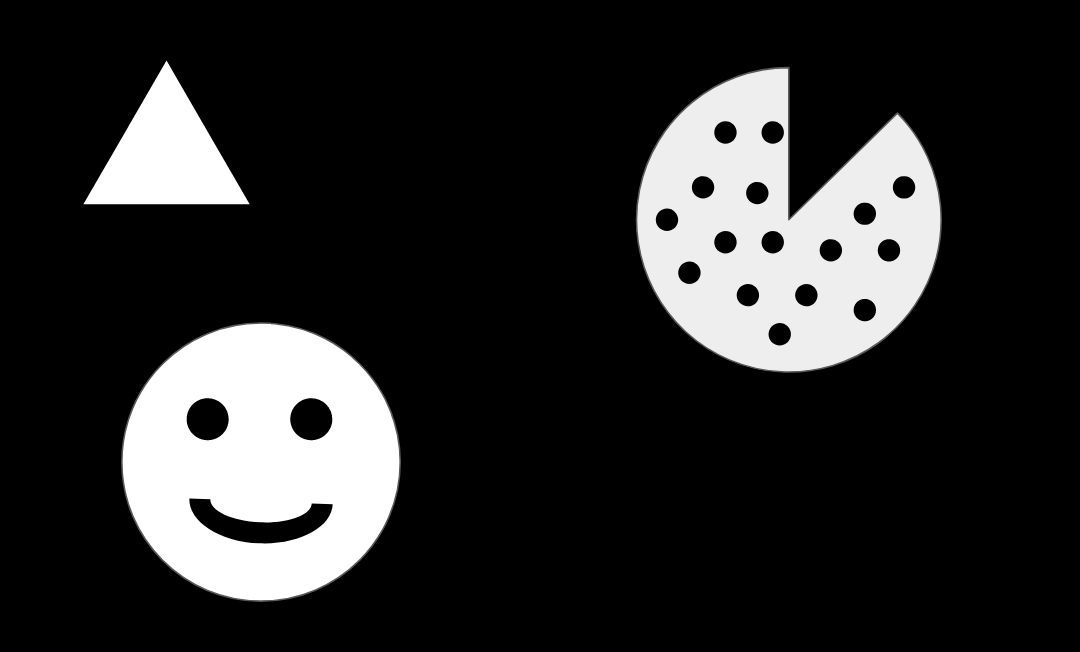
#> input picture opencv-deep-learning-course/data/internal_external.png, 1080 x 652 px
$ jupyter execute --allow-errors contour_detection.ipynb   (shell and % lines are left out)
#> lines starting #> are read from the running program, lines starting #| are printed output that depends on the picture; after the words box and inside, x2 and y2 are one past the last pixel; in counts of white or black regions, pixels touching at a corner belong together
[cell 1]
import cv2
import numpy as np
import matplotlib.pyplot as plt

[cell 2]
img = cv2.imread('../data/internal_external.png',0)
#> img is the input picture: shape (652, 1080); min 0, max 255, mean 43.4
plt.imshow(img, cmap='gray')

[cell 3]
img.shape
#> Out = (652, 1080)

[cell 4]
contours, hierarchy = cv2.findContours(img, cv2.RETR_CCOMP, cv2.CHAIN_APPROX_SIMPLE)
#> contours = 22 contours; largest, box (x1, y1, x2, y2) and area: (635, 66, 942, 373) 64554, (121, 322, 401, 602) 61517, (83, 60, 250, 205) 12042, (189, 498, 333, 544) 3049, (186, 398, 229, 441) 1380

[cell 5]
external_contours = np.zeros(img.shape)

[cell 6]
external_contours.shape
#> Out = (652, 1080)

[cell 7]
for i in range(len(contours)):
    if hierarchy[0][i][3] == -1:
            cv2.drawContours(external_contours,contours,i,255,-1)
#> this loop made 22 passes
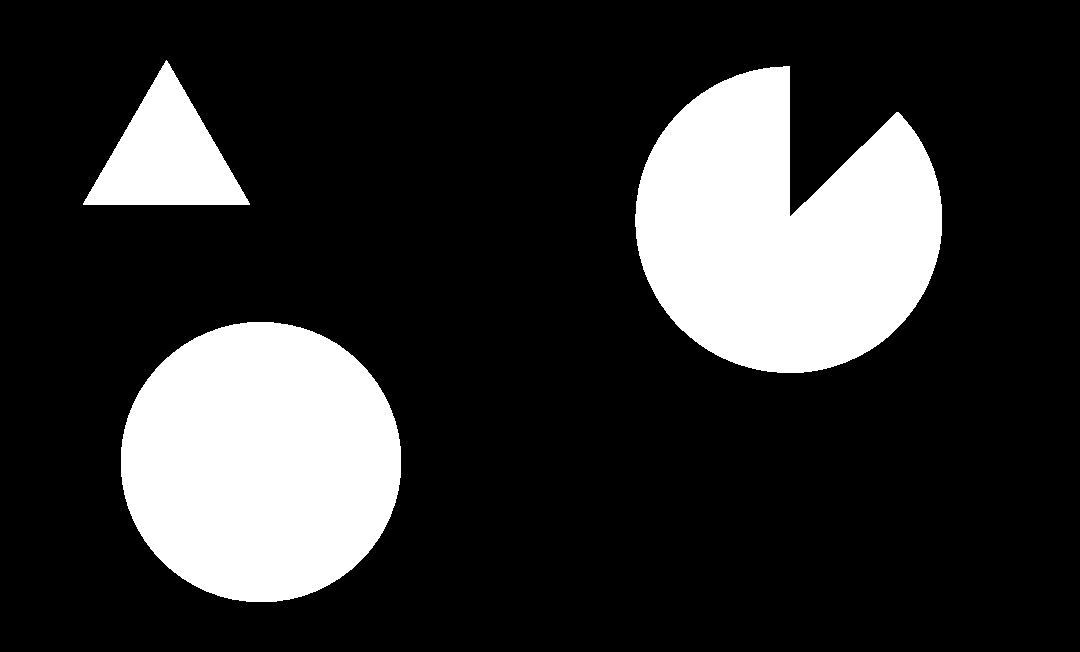
#> external_contours: shape (652, 1080) float64; 19.8% white; 3 white regions, box (x1, y1, x2, y2) and area: (635, 66, 942, 373) 65063, (121, 322, 401, 602) 61914, (83, 60, 250, 205) 12270

[cell 8]
plt.imshow(external_contours, cmap='gray')

[cell 9]
internal_contours = np.zeros(img.shape)

#> (a cell that did not finish here is left out)

[cell 11]
plt.imshow(internal_contours)
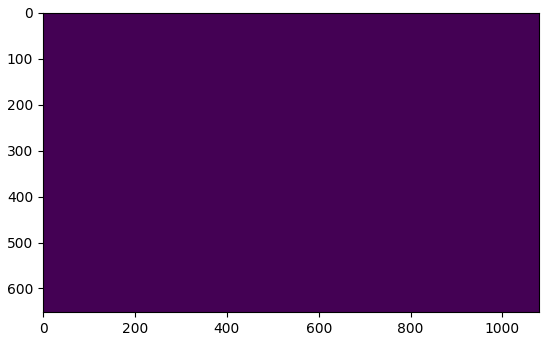
#> figure drawn by matplotlib, 1 panel

$ run again, with opencv-deep-learning-course/data/five_shapes.PNG copied over opencv-deep-learning-course/data/internal_external.png
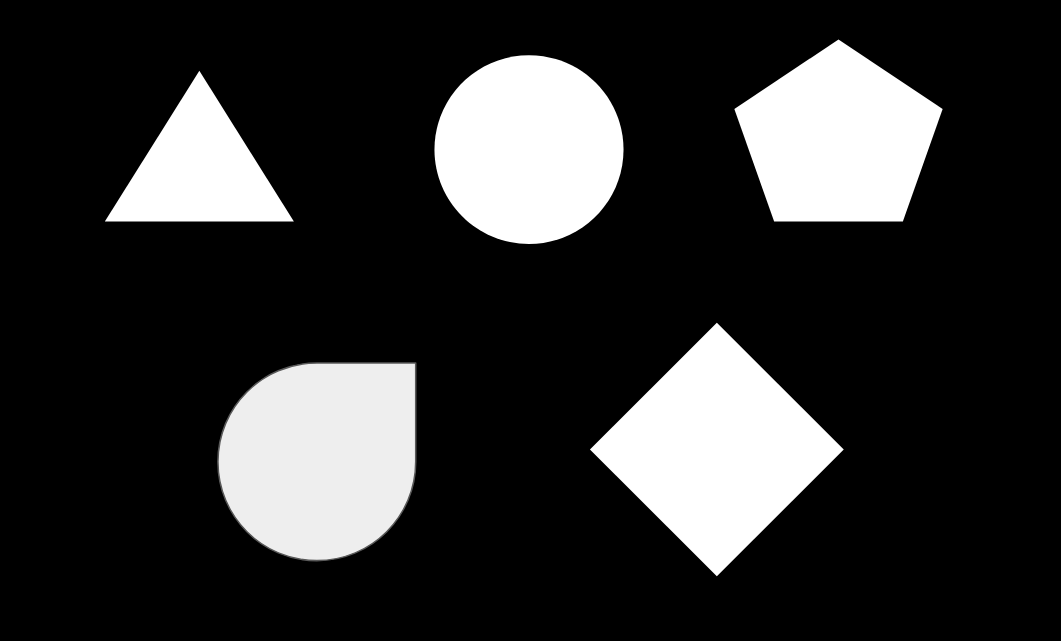
#> input picture opencv-deep-learning-course/data/five_shapes.PNG, 1061 x 641 px
#> img is the input picture: shape (641, 1061); min 0, max 255, mean 49.2
#> contours = 5 contours; box (x1, y1, x2, y2) and area: (217, 362, 417, 562) 33297, (590, 322, 844, 577) 32508, (434, 55, 624, 244) 28076, (734, 39, 943, 222) 26303, (105, 70, 294, 222) 14310
#> the loop `for i in range(len(contours)):` made 5 passes
#> after the loop `for i in range(len(contours)):`:
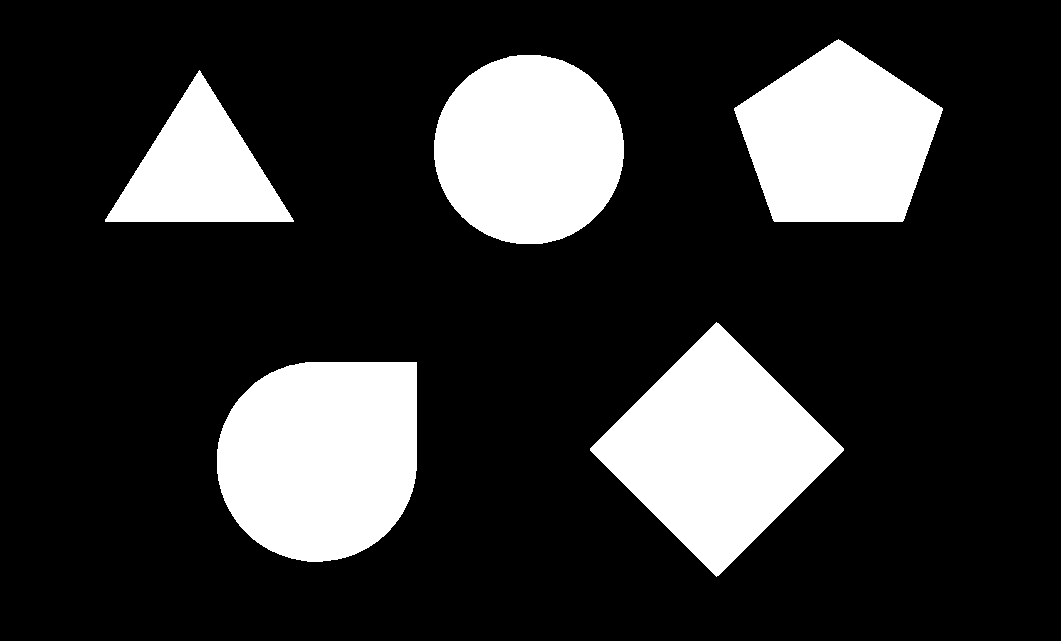
#> external_contours: shape (641, 1061) float64; 20% white; 5 white regions, box (x1, y1, x2, y2) and area: (217, 362, 417, 562) 33609, (590, 322, 844, 577) 32764, (434, 55, 624, 244) 28345, (734, 39, 943, 222) 26585, (105, 70, 294, 222) 14556
#> `[cell 11] plt.imshow(internal_contours)`:
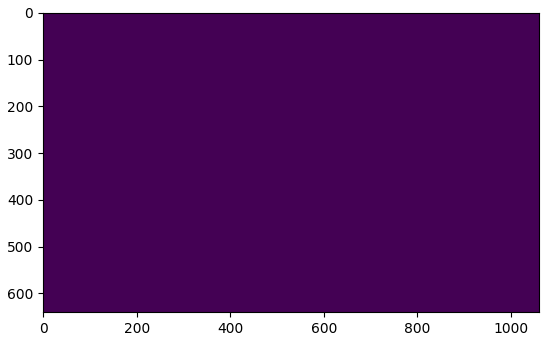
#> figure drawn by matplotlib, 1 panel
